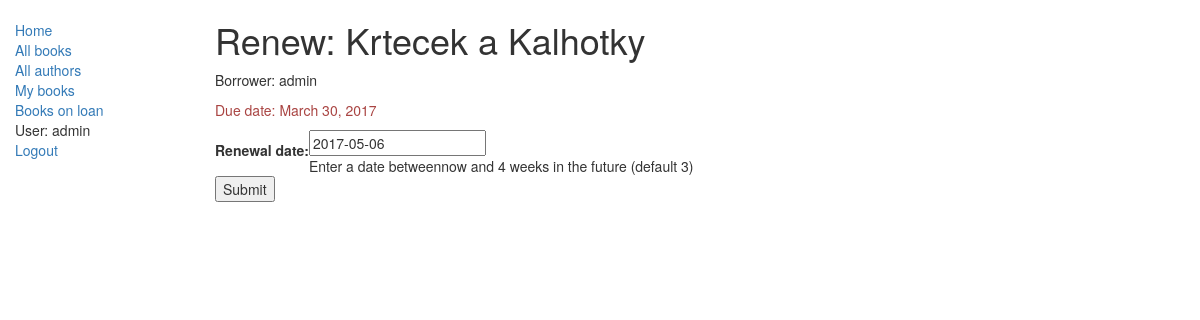
The app's page /catalog/book/bf7cf22d-7719-4f2f-9ffa-390b8e84caff/renew/ (signed in) with its own data.
### catalog/models.py (models this page shows, shortened)
class BookInstance(models.Model):
    id = models.UUIDField(primary_key=True, default=uuid.uuid4, help_text="book instance id")
    book = models.ForeignKey('Book', on_delete=models.SET_NULL, null=True)
    imprint = models.CharField(max_length=200)
    due_back = models.DateField(null=True, blank=True)
    borrower = models.ForeignKey(User, on_delete=models.SET_NULL, null=True, blank=True)
    LOAN_STATUS = (
            ('d', 'Maintenance'),
            ('o', 'On loan'),
            ('a', 'Available'),
            ('r', 'Reserved'),
    )
    status = models.CharField(max_length=1, choices=LOAN_STATUS,
                              blank=True, default='d',
                              help_text='Book availability')
    @property
    def is_overdue(self):
        return date.today() > self.due_back
    class Meta:
        ordering = ["due_back"]
        permissions = (('can_mark_returned', "Set book as returned"),)

class Book(models.Model):
    title = models.CharField(max_length=200)
    author = models.ForeignKey('Author', on_delete=models.SET_NULL, null=True)
    summary = models.TextField(
            max_length=1000,
            help_text="Enter a brief description of the book"
            )
    isbn = models.CharField(
            'ISBN',
            max_length=13,
            help_text='13 Character' +
                        '<a href="https://www.isbn-international.org/content/what-isbn">' +
                        'ISBN number</a>'
            )
    genre = models.ManyToManyField(Genre, help_text="Select a genre for this book")
    def display_genre(self):
        return ', '.join([genre.name for genre in self.genre.all()[:3]])
    display_genre.short_description = 'Genre'

### catalog/views.py (the view)
# urls.py: url(r'^book/(?P<pk>[-\w]+)/renew/$', views.renew_book_librarian, name='renew-book-librarian'),
@permission_required('catalog.can_mark_returned')
def renew_book_librarian(request, pk):
    book_inst=get_object_or_404(BookInstance, pk = pk)
    if request.method == 'POST':
        form = RenewBookForm(request.POST)
        if form.is_valid():
            book_inst.due_back = form.cleaned_data['renewal_date']
            book_inst.save()
            return HttpResponseRedirect(reverse('all-borrowed'))
    else:
        proposed_renewal_date = datetime.date.today() + \
                                datetime.timedelta(weeks=3)
        form = RenewBookForm(initial={'renewal_date': proposed_renewal_date,})
    return render(request, 'catalog/book_renew_librarian.html',
                  {'form': form, 'bookinst':book_inst})

### catalog/forms.py (shortened to what this page needs)
class RenewBookForm(forms.Form):
    renewal_date = forms.DateField(help_text="Enter a date between" + \
                                             "now and 4 weeks in " + \
                                             "the future (default 3)")

### catalog/templates/catalog/book_renew_librarian.html (shortened to what this page needs)
{% extends "catalog/base_generic.html" %}
{% block content %}
  <h1>Renew: {{bookinst.book.title}}</h1>
      <p>Borrower: {{bookinst.borrower}}</p>
      <p{% if bookinst.is_overdue %} class="text-danger"{% endif %}>Due date: {{bookinst.due_back}}</p>
    <form action="" method="post">
        <table>
          {{ form }}
        </table>
      <input type="submit" value="Submit" />
    </form>
{% endblock %}

### catalog/templates/catalog/base_generic.html (shortened to what this page needs)
<!DOCTYPE html>
<html lang="en">
  <head>
      <link rel="stylesheet" href="https://maxcdn.bootstrapcdn.com/bootstrap/3.3.7/css/bootstrap.min.css">
      {% load static %}
      <link rel="stylesheet" href="{% static 'css/styles.css' %}">
  </head>
  <body>
      <div class="container-fluid">
      <div class="row">
        <div class="col-sm-2">
          {% block sidebar %}
            <ul class="sidebar-nav">
              <li><a href="{% url 'index' %}">Home</a></li>
              <li><a href="{% url 'books' %}">All books</a></li>
              <li><a href="{% url 'authors' %}">All authors</a></li>
              <li><a href="{% url 'my-borrowed' %}">My books</a></li>
              {% if perms.catalog.can_mark_returned %}
                <a href="{% url 'all-borrowed' %}">Books on loan</a>
              {% endif %}
              {% if user.is_authenticated %}
                <li>User: {{ user.get_username }}</li>
                <li><a href="{% url 'logout'%}?next={{request.path}}">Logout</a></li>
              {% else %}
                <li><a href="{% url 'login'%}?next={{request.path}}">Login</a></li>
              {% endif %}
            </ul>
          {% endblock %}
        </div>
        <div class="col-sm-10 ">
        {% block content %}{% endblock %}
        </div>
      </div>
  </body>
</html>

### catalog/static/css/styles.css (style rules this page uses)
.sidebar-nav { margin-top: 20px; padding: 0; list-style: none; }

### records on screen
BookInstance: book "Krtecek a Kalhotky", borrower "admin", due_back "March 30, 2017"

### other values on screen
{{ user.get_username }} "admin"
